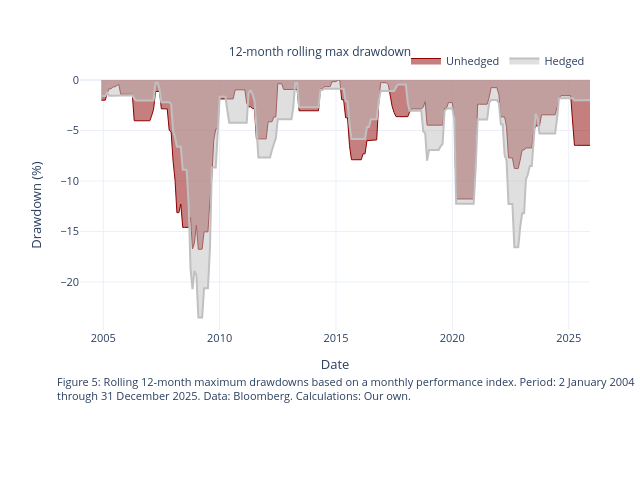

Notebook code for this chart:
### Markdown cell above
### The effect of FX on drawdowns
To conclude this article and to build on our analysis of the contribution of foreign currencies to portfolio volatility, we examine their total *actual* ex post risk contribution, as measured by the 12-month rolling **maximum drawdown** — the peak-to-trough decline experienced by the portfolio over a one-year horizon.

As previously noted, while volatility is a widely accepted bilateral measure of dispersion for statistical risk analysis, it does not necessarily reflect realised loss scenarios. Furthermore, as an aggregate metric, it fails to capture the dynamic relationship between currency contributions and the underlying portfolio over time. This latter point is particularly evident in Figure 5, which illustrates the maximum drawdown across the entire observation period for both the unhedged portfolio (indicated in red) and the portfolio with foreign currency exposures fully hedged into EUR (indicated in grey).

### Code cell
# ---------------------------------------------------------
# Helper functions for index and drawdown calculations
# ---------------------------------------------------------

# Function to compute FX-hedged performance index
def compute_fx_hedge_index(df: pd.DataFrame) -> pd.Series:
    # Copy DataFrame and sort chronologically
    sorted_df = df.copy().sort_values('TIMESTAMP').reset_index(drop=True)

    # Group by FX pair and lag forward prices for calculation
    forward_lag = sorted_df.groupby('SPOT_NAME')['FORWARD'].shift(1)

    # Calculate FX hedge returns
    sorted_df['FWD_RETURN'] = np.where(
        sorted_df['FLAG_ROLL'] == 1, 
        np.log(sorted_df['SPOT_PX']) - np.log(forward_lag), 
        np.log(sorted_df['FORWARD']) - np.log(forward_lag)
    )
    sorted_df['FWD_RETURN'] = sorted_df['FWD_RETURN'].fillna(0)
    sorted_df['FX_HEDGE_INDEX'] = 100 * np.exp(sorted_df['FWD_RETURN'].cumsum())

    return pd.Series(sorted_df['FX_HEDGE_INDEX'].values, index=sorted_df['TIMESTAMP'])

# Function to calculate maximum drawdown (expects log returns)
def calculate_dd(returns_series, window_months=12) -> pd.Series:
    def get_max_drawdown(window_rets):
        wealth_index = np.exp(np.cumsum(window_rets))
        previous_peaks = np.maximum.accumulate(wealth_index)
        drawdowns = (wealth_index - previous_peaks) / previous_peaks
        return drawdowns.min()
    
    return returns_series.rolling(window=window_months).apply(get_max_drawdown)

# ---------------------------------------------------------
# Portfolio implementation
# ---------------------------------------------------------

# Base assets: Convert log to simple returns for cross-sectional aggregation
asset_returns_simple = np.exp(data['asset_returns']) - 1

# Compute simple unhedged portfolio returns
portfolio_unhedged_simple = asset_returns_simple.dot(w_port)
portfolio_unhedged_simple.index = portfolio_unhedged_simple.index.to_period("M")
EOM_Dates = pd.to_datetime(data['EOM_Dates']['Date'])

# Load daily FX data
daily_df = data['daily_fx']
monthly_hedged_returns_list = {}
index = {}

# Calculate monthly FX forward (hedge) returns
for currency in fx_w.index:
    pair_name = f"EUR{currency}"
    pair_data = daily_df[daily_df['SPOT_NAME'] == pair_name].copy()

    daily_index = compute_fx_hedge_index(pair_data)
    monthly_index = daily_index[daily_index.index.isin(EOM_Dates)].copy()
    monthly_index.index = monthly_index.index.to_period('M')
    index[currency] = monthly_index

    # FX Hedge: Calculate simple hedge returns
    monthly_hedged_returns_list[currency] = (monthly_index / monthly_index.shift(1)) - 1

hedge_returns_simple = pd.DataFrame(monthly_hedged_returns_list).fillna(0)

# Weighted aggregate FX hedge returns for all FX pairs in the portfolio 
fx_hedge_simple = hedge_returns_simple.mul(fx_w.squeeze(), axis=1).sum(axis=1)

# Total portfolio returns incl. FX hedge
portfolio_final_hedged_simple = portfolio_unhedged_simple + fx_hedge_simple

portfolio_results_simple = pd.DataFrame({
    'Unhedged_Portfolio': portfolio_unhedged_simple,
    'FX_Hedge_Return': fx_hedge_simple,
    'Hedged_Portfolio': portfolio_final_hedged_simple
}).dropna()

# Convert back to log returns for accurate time-series and drawdown math
portfolio_unhedged_log = np.log(1 + portfolio_results_simple['Unhedged_Portfolio'])
portfolio_final_hedged_log = np.log(1 + portfolio_results_simple['Hedged_Portfolio'])

# Compute rolling 12-month maximum drawdowns using the log returns
window_size = 12
rolling_dd_unhedged = calculate_dd(portfolio_unhedged_log, window_size)
rolling_dd_hedged = calculate_dd(portfolio_final_hedged_log, window_size)

# ---------------------------------------------------------
# Plot results
# ---------------------------------------------------------

# Define x and y axes
x_dates = rolling_dd_unhedged.index.to_timestamp()  # Timestamps
y_unhedged = rolling_dd_unhedged.values * 100  # Unhedged portfolio series
y_hedged = rolling_dd_hedged.values * 100  # FX-hedged portfolio series

# --- 2. Create the plot ---
fig = go.Figure()

# Add unhedged area (red)
fig.add_trace(go.Scatter(
    x=x_dates,
    y=y_unhedged,
    fill='tozeroy',
    mode='lines',
    line=dict(color='darkred', width=1),
    name='Unhedged',
    opacity=0.5
))

fig.add_trace(go.Scatter(
    x=x_dates,
    y=y_hedged,
    fill='tozeroy',
    mode='lines',
    line=dict(color='silver', width=2),
    name='Hedged'
))

fig.update_layout(
    title={
        'text': f"{window_size}-month rolling max drawdown",
        'x': 0.5, 'y': 0.9,
        'xanchor': 'center',
        'font': dict(size=12)
    },
    xaxis_title='Date',
    yaxis_title='Drawdown (%)',
    template="plotly_white",
    width=640,
    height=480,
    font=dict(size=11),
    margin=dict(l=80, r=50, t=80, b=150),
    legend=dict(orientation="h", yanchor="bottom", y=1.02, xanchor="right", x=1)
)

# Add annotation
footer_text = (
    'Figure 5: Rolling 12-month maximum drawdowns based on a monthly performance '
    'index. Period: 2 January 2004<br>through 31 December 2025. Data: Bloomberg. '
    'Calculations: Our own.'
)

fig.add_annotation(
    text=footer_text,
    xref="paper", yref="paper",
    x=-0.05, y=-0.3, 
    showarrow=False,
    align="left",
    font=dict(size=11)
)

# Show plot
fig.show()

### Figure 1 — Plotly figure (JSON) as saved in the notebook; plotly's stock layout.template omitted (floating-point values rounded to 4 significant figures; data arrays with more than 128 entries replaced by an {"elided": "..."} marker saying what was removed)
{"data": [{"fill": "tozeroy", "line": {"color": "darkred", "width": 1}, "mode": "lines", "name": "Unhedged", "opacity": 0.5, "type": "scatter", "x": {"elided": "263 str values"}, "y": {"elided": "263 float values"}}, {"fill": "tozeroy", "line": {"color": "silver", "width": 2}, "mode": "lines", "name": "Hedged", "type": "scatter", "x": {"elided": "263 str values"}, "y": {"elided": "263 float values"}}], "layout": {"annotations": [{"align": "left", "font": {"size": 11}, "showarrow": false, "text": "Figure 5: Rolling 12-month maximum drawdowns based on a monthly performance index. Period: 2 January 2004<br>through 31 December 2025. Data: Bloomberg. Calculations: Our own.", "x": -0.05, "xref": "paper", "y": -0.3, "yref": "paper"}], "font": {"size": 11}, "height": 480, "legend": {"orientation": "h", "x": 1, "xanchor": "right", "y": 1.02, "yanchor": "bottom"}, "margin": {"b": 150, "l": 80, "r": 50, "t": 80}, "title": {"font": {"size": 12}, "text": "12-month rolling max drawdown", "x": 0.5, "xanchor": "center", "y": 0.9}, "width": 640, "xaxis": {"title": {"text": "Date"}}, "yaxis": {"title": {"text": "Drawdown (%)"}}}}
